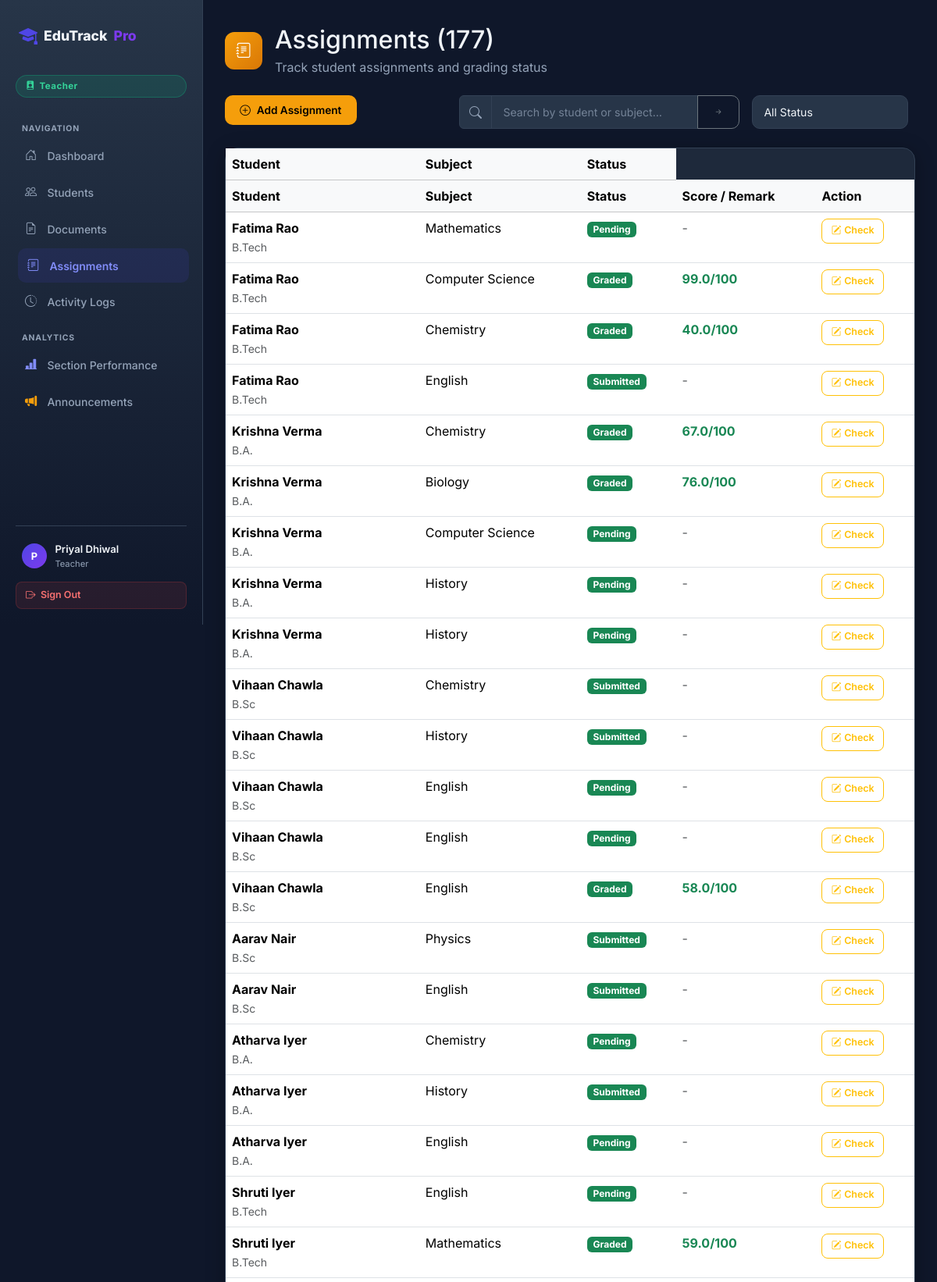
Page /assignments/ (signed in, upper part) on the committed database.
### students/models.py (models this page shows, shortened)
class UserProfile(models.Model):
    user = models.OneToOneField(User, on_delete=models.CASCADE, related_name='profile')
    role = models.CharField(max_length=20, choices=ROLE_CHOICES, default=ROLE_STUDENT)

class Assignment(models.Model):
    STATUS_CHOICES = [
        ('PENDING',   'Pending'),
        ('SUBMITTED', 'Submitted'),
        ('WRONG',     'Wrong'),
        ('COMPLETE',  'Complete'),
    ]
    assign_id = models.AutoField(primary_key=True)
    student   = models.ForeignKey(Student, on_delete=models.CASCADE, related_name='assignments')
    teacher   = models.ForeignKey(Teacher, on_delete=models.SET_NULL, null=True, blank=True, related_name='assigned_tasks')
    subject   = models.CharField(max_length=100)
    file_link = models.URLField(max_length=500, blank=True, null=True)
    status    = models.CharField(max_length=20, choices=STATUS_CHOICES, default='PENDING')
    score     = models.FloatField(null=True, blank=True)
    remark    = models.TextField(blank=True, null=True)
    submission_file = models.FileField(upload_to='assignment_submissions/', null=True, blank=True)
    created_at = models.DateTimeField(auto_now_add=True, null=True)

class Student(models.Model):
    GENDER_CHOICES = [
        ('M', 'Male'),
        ('F', 'Female'),
        ('O', 'Other'),
    ]
    PAYMENT_METHOD_CHOICES = [
        ('cash',   'Cash'),
        ('check',  'Check'),
        ('online', 'Online'),
        ('',       'Pending'),
    ]
    admission_number = models.CharField(max_length=20, unique=True, null=True, blank=True)
    admission_date   = models.DateField(null=True, blank=True)
    name       = models.CharField(max_length=200)
    age        = models.IntegerField()
    email      = models.EmailField()
    phone      = models.CharField(max_length=15, blank=True, null=True)
    gender     = models.CharField(max_length=1, choices=GENDER_CHOICES, default='M')
    address    = models.TextField(blank=True, null=True)
    class_name = models.CharField(max_length=50, choices=CLASS_CHOICES, blank=True, null=True)
    section    = models.ForeignKey(Section, on_delete=models.SET_NULL, null=True, blank=True, related_name='students')
    fees_paid  = models.BooleanField(default=False)
    payment_method = models.CharField(max_length=10, choices=PAYMENT_METHOD_CHOICES, blank=True, default='')
    course     = models.CharField(max_length=200)
    attendance = models.FloatField()
    marks      = models.FloatField()
    created_at = models.DateTimeField(auto_now_add=True, null=True)
    profile_picture = models.ImageField(upload_to='student_profiles/', null=True, blank=True)
    resume          = models.FileField(upload_to='student_resumes/', null=True, blank=True)
    user = models.OneToOneField(User, on_delete=models.SET_NULL, null=True, blank=True, related_name='student_profile')

### students/views.py (the view)
# urls.py: path('assignments/',     views.assignments_list, name='assignments_list'),
@login_required(login_url='/login/')
def assignments_list(request):
    qs = Assignment.objects.select_related('student').all()
    total_count = qs.count()
    q      = request.GET.get('q',      '').strip()
    status = request.GET.get('status', '').strip()
    sort   = request.GET.get('sort',   '-assign_id').strip()
    if q:      qs = qs.filter(Q(student__name__icontains=q) | Q(subject__icontains=q))
    if status: qs = qs.filter(status=status)
    allowed_sorts = {'student__name','-student__name','subject','-subject','status','score','-score','assign_id'}
    if sort not in allowed_sorts: sort = '-assign_id'
    qs = qs.order_by(sort)
    return render(request, 'students/assignments_list.html', {
        'assignments': qs, 'total_count': total_count,
        'shown_count': qs.count(), 'statuses': Assignment.STATUS_CHOICES,
    })

### students/context_processors.py (called while the page is built)
def user_role(request):
    role = None
    is_principal = False
    if request.user.is_authenticated:
        if request.user.is_superuser:
            role = 'principal'
            is_principal = True
        else:
            try:
                role = request.user.profile.role
                is_principal = (role == 'principal')
            except Exception:
                role = 'student'
    return {
        'user_role': role,
        'is_principal': is_principal,
    }

### students/templates/students/assignments_list.html (shortened to what this page needs)
{% extends "students/base_auth.html" %}
{% block content %}
<div class="d-flex align-items-center gap-3 mb-4">
  <div style="width:48px;height:48px;border-radius:12px;background:linear-gradient(135deg,#f59e0b,#d97706);display:flex;align-items:center;justify-content:center;">
    <i class="bi bi-journal-text" style="color:#fff;font-size:1.2rem;"></i>
  </div>
  <div>
<h2 class="mb-1">Assignments ({{ total_count }}{% if shown_count != total_count %} → {{ shown_count }}{% endif %})</h2>
    <p class="mb-0" style="color:var(--muted);">Track student assignments and grading status</p>
  </div>
</div>
<div class="row g-3 mb-4">
  <div class="col-md-4">
    <a href="{% url 'add_assignment' %}" class="btn btn-warning">
      <i class="bi bi-plus-circle me-2"></i>Add Assignment
    </a>
  </div>
  <div class="col-md-5">
    <form method="GET" class="search-form">
      <div class="input-group">
        <span class="input-group-text"><i class="bi bi-search"></i></span>
        <input type="text" class="form-control" name="q" value="{{ request.GET.q }}" placeholder="Search by student or subject…">
        <button class="btn btn-outline-secondary" type="submit"><i class="bi bi-arrow-right-short"></i></button>
      </div>
    </form>
  </div>
  <div class="col-md-3">
    <select class="form-select" name="status" onchange="this.form.submit()" style="max-width:200px;">
      <option value="">All Status</option>
    </select>
  </div>
</div>
<div class="card">
  <div class="table-responsive">
    <table class="table table-hover mb-0">
      <thead class="table-light">
        <tr>
          <th>Student</th>
          <th>Subject</th>
          <th>Status</th>
        <tr>
          <th>Student</th>
          <th>Subject</th>
          <th>Status</th>
          <th>Score / Remark</th>
          <th>Action</th>
        </tr>
      </thead>
      <tbody>
        {% for assign in assignments %}
        <tr>
          <td>
            <strong>{{ assign.student.name }}</strong><br>
            <small class="text-muted">{{ assign.student.course }}</small>
          </td>
          <td>{{ assign.subject }}</td>
          <td>
            {% if assign.status == 'PENDING' %}
              <span class="badge bg-warning text-dark">{{ assign.status }}</span>
            {% elif assign.status == 'SUBMITTED' %}
              <span class="badge bg-info">{{ assign.status }}</span>
            {% elif assign.status == 'WRONG' %}
              <span class="badge bg-danger">{{ assign.status }}</span>
            {% else %}
              <span class="badge bg-success">{{ assign.status }}</span>
            {% endif %}
          </td>
          <td>
            {% if assign.score %}
              <strong class="text-success">{{ assign.score }}/100</strong>
            {% endif %}
            {% if assign.remark %}
              <div class="small text-muted italic">"{{ assign.remark }}"</div>
            {% elif not assign.score %}
              <span class="text-muted">-</span>
            {% endif %}
          </td>
          <td>
            <div class="d-flex gap-2">
              <a href="{% url 'update_assignment' assign.assign_id %}" class="btn btn-sm btn-outline-warning">
                <i class="bi bi-pencil-square me-1"></i>Check
              </a>
            </div>
          </td>
        </tr>
        {% endfor %}
      </tbody>
    </table>
  </div>
</div>
{% endblock %}

### students/templates/students/base_auth.html (shortened to what this page needs)
<!DOCTYPE html>
<html lang="en">
<head>
  <link href="https://cdn.jsdelivr.net/npm/bootstrap@5.3.3/dist/css/bootstrap.min.css" rel="stylesheet" />
  <link href="https://cdn.jsdelivr.net/npm/bootstrap-icons@1.11.3/font/bootstrap-icons.css" rel="stylesheet" />
</head>
<body>
<div class="sidebar" id="sidebarEl">
  <div class="sidebar-inner">
    <a class="sidebar-brand" href="{% url 'landing' %}">
      <i class="bi bi-mortarboard-fill"></i>
      EduTrack<span class="dot">Pro</span>
    </a>
    {% if request.user.is_authenticated %}
      <span class="role-badge
        {% if user_role == 'principal' %}rb-principal
        {% elif user_role == 'teacher' %}rb-teacher
        {% elif user_role == 'staff'   %}rb-staff
        {% else %}rb-student{% endif %}">
        <i class="bi
          {% if user_role == 'principal' %}bi-award-fill
          {% elif user_role == 'teacher' %}bi-person-badge-fill
          {% elif user_role == 'staff'   %}bi-person-gear
          {% else %}bi-mortarboard-fill{% endif %}"></i>
        {{ user_role|title|default:'Student' }}
      </span>
    {% endif %}
    <nav class="sidebar-nav">
      <div class="nav-section-label">Navigation</div>
      <a href="{% url 'dashboard' %}" class="{% if request.resolver_match.url_name == 'dashboard' %}active{% endif %}">
        <i class="bi bi-house-door"></i> Dashboard
      </a>
      {% if user_role != 'student' %}
      <a href="{% url 'students_list' %}" class="{% if request.resolver_match.url_name == 'students_list' %}active{% endif %}">
        <i class="bi bi-people"></i> Students
      </a>
      <a href="{% url 'documents_list' %}" class="{% if request.resolver_match.url_name == 'documents_list' %}active{% endif %}">
        <i class="bi bi-file-earmark-text"></i> Documents
      </a>
      <a href="{% url 'assignments_list' %}" class="{% if request.resolver_match.url_name == 'assignments_list' %}active{% endif %}">
        <i class="bi bi-journal-text"></i> Assignments
      </a>
      <a href="{% url 'logs_list' %}" class="{% if request.resolver_match.url_name == 'logs_list' %}active{% endif %}">
        <i class="bi bi-clock-history"></i> Activity Logs
      </a>
      {% endif %}
      {% if user_role == 'teacher' or user_role == 'principal' %}
      <div class="nav-section-label" style="margin-top:1rem;">Analytics</div>
      <a href="{% url 'section_performance' %}" class="{% if request.resolver_match.url_name == 'section_performance' %}active{% endif %}">
        <i class="bi bi-bar-chart-line-fill" style="color:#818cf8;"></i> Section Performance
      </a>
      <a href="{% url 'announcement_list' %}" class="{% if request.resolver_match.url_name == 'announcement_list' %}active{% endif %}">
        <i class="bi bi-megaphone-fill" style="color:#f59e0b;"></i> Announcements
      </a>
      {% endif %}
    </nav>
    {% if request.user.is_authenticated %}
    <div class="sidebar-user">
      <div class="user-tile">
        <div class="user-avatar">{{ request.user.username|first|upper }}</div>
        <div style="min-width:0;flex:1;">
          <div class="user-name">{{ request.user.username }}</div>
          <div class="user-role">{{ user_role|title|default:'User' }}</div>
        </div>
      </div>
      <a href="{% url 'logout' %}" class="btn-logout" id="sidebar-logout-btn">
        <i class="bi bi-box-arrow-right"></i> Sign Out
      </a>
    </div>
    {% endif %}
  </div>
</div>
<div class="main-wrap">
  {% block content %}{% endblock %}
</div>
</body>
</html>

### students/templates/students/base_auth.html (style rules this page uses)
:root { --primary: #4f46e5; --primary-dk: #3730a3; --accent: #7c3aed; --bg: #0f172a; --surface: #1e293b; --surface2: #273548; --border: #334155; --text: #f1f5f9; --muted: #94a3b8; --success: #10b981; --danger: #ef4444; --warning: #f59e0b; --info: #3b82f6; --gold: #f59e0b; }
* { box-sizing: border-box; margin: 0; padding: 0; }
body { font-family: 'Inter', sans-serif; background: var(--bg); color: var(--text); min-height: 100vh; }
.sidebar { position: fixed; left: 0; top: 0; height: 100vh; width: 260px; background: linear-gradient(180deg, var(--surface2) 0%, var(--bg) 100%); border-right: 1px solid var(--border); z-index: 1030; transition: transform 0.3s ease; display: flex; flex-direction: column; overflow: hidden; }
.sidebar-inner { padding: 1.25rem; height: 100%; overflow-y: auto; display: flex; flex-direction: column; }
.sidebar-brand { display: flex; align-items: center; gap: 0.5rem; font-weight: 800; font-size: 1.1rem; color: var(--text); text-decoration: none; margin-bottom: 1.5rem; padding: 0.5rem 0.25rem; }
.sidebar-brand i { color: var(--primary); font-size: 1.5rem; }
.sidebar-brand .dot { color: var(--accent); }
.role-badge { display: inline-flex; align-items: center; gap: 0.35rem; padding: 0.3rem 0.75rem; border-radius: 999px; font-size: 0.72rem; font-weight: 700; margin-bottom: 1.25rem; letter-spacing: 0.04em; }
.rb-teacher { background:rgba(16,185,129,0.15); color:#34d399; border:1px solid rgba(16,185,129,0.3); }
.nav-section-label { font-size: 0.65rem; font-weight: 700; color: var(--muted); text-transform: uppercase; letter-spacing: 0.08em; padding: 0 0.5rem; margin: 0.75rem 0 0.35rem; }
.sidebar-nav { flex: 1; }
.sidebar-nav a { display: flex; align-items: center; gap: 0.65rem; padding: 0.65rem 0.75rem; color: var(--muted); text-decoration: none; border-radius: 10px; margin-bottom: 0.2rem; font-size: 0.875rem; font-weight: 500; transition: all 0.2s; }
.sidebar-nav a:hover, .sidebar-nav a.active { background: rgba(79,70,229,0.12); color: var(--text); transform: translateX(3px); }
.sidebar-nav a.active { color: #818cf8; font-weight: 600; }
.sidebar-nav a i { width: 18px; font-size: 0.95rem; flex-shrink: 0; }
.sidebar-user { border-top: 1px solid var(--border); padding-top: 0.75rem; margin-top: 0.75rem; }
.user-tile { display: flex; align-items: center; gap: 0.65rem; padding: 0.5rem 0.5rem; border-radius: 10px; }
.user-avatar { width: 32px; height: 32px; border-radius: 50%; background: linear-gradient(135deg, var(--primary), var(--accent)); display: flex; align-items: center; justify-content: center; font-size: 0.8rem; font-weight: 700; color: #fff; flex-shrink: 0; }
.user-name { font-size: 0.82rem; font-weight: 600; white-space: nowrap; overflow: hidden; text-overflow: ellipsis; }
.user-role { font-size: 0.7rem; color: var(--muted); }
.btn-logout { display: flex; align-items: center; gap: 0.4rem; padding: 0.45rem 0.75rem; border-radius: 8px; background: rgba(239,68,68,0.1); border: 1px solid rgba(239,68,68,0.2); color: #f87171; font-size: 0.78rem; font-weight: 600; text-decoration: none; margin-top: 0.4rem; transition: all 0.2s; width: 100%; }
.main-wrap { margin-left: 260px; padding: 2rem 1.75rem; min-height: 100vh; transition: margin-left 0.3s; }
.card { background: var(--surface); border: 1px solid var(--border); border-radius: 16px; box-shadow: 0 4px 24px rgba(0,0,0,.3); }
.form-control, .form-select { background: var(--surface2); border: 1px solid var(--border); color: var(--text); border-radius: 10px; padding: .6rem .9rem; font-size: .88rem; transition: border-color .2s, box-shadow .2s; font-family: 'Inter', sans-serif; }
.form-control::placeholder { color: var(--muted); opacity: .7; }
.form-select option { background: var(--surface2); color: var(--text); }
.btn { font-weight: 600; font-size: .85rem; border-radius: 10px; padding: .55rem 1.2rem; transition: transform .15s, box-shadow .15s; font-family: 'Inter', sans-serif; }
.btn-warning { background: var(--warning); border: none; color: #000; }
.btn-sm { padding: .35rem .7rem; font-size: .78rem; border-radius: 8px; }
.input-group-text { background: var(--surface2); border-color: var(--border); color: var(--muted); }

### rows in the picture
UserProfile: role "Teacher"
Assignment: student.name "Fatima Rao", student.course "B.Tech", subject "Mathematics", status "Pending"
Assignment: student.name "Fatima Rao", student.course "B.Tech", subject "Computer Science", status "Graded", score "99.0"
Assignment: student.name "Fatima Rao", student.course "B.Tech", subject "Chemistry", status "Graded", score "40.0"
Assignment: student.name "Fatima Rao", student.course "B.Tech", subject "English", status "Submitted"
Assignment: student.name "Krishna Verma", student.course "B.A.", subject "Chemistry", status "Graded", score "67.0"
Assignment: student.name "Krishna Verma", student.course "B.A.", subject "Biology", status "Graded", score "76.0"
Assignment: student.name "Krishna Verma", student.course "B.A.", subject "Computer Science", status "Pending"
Assignment: student.name "Krishna Verma", student.course "B.A.", subject "History", status "Pending"
Assignment: student.name "Krishna Verma", student.course "B.A.", subject "History", status "Pending"
Assignment: student.name "Vihaan Chawla", student.course "B.Sc", subject "Chemistry", status "Submitted"
Assignment: student.name "Vihaan Chawla", student.course "B.Sc", subject "History", status "Submitted"
Assignment: student.name "Vihaan Chawla", student.course "B.Sc", subject "English", status "Pending"
Assignment: student.name "Vihaan Chawla", student.course "B.Sc", subject "English", status "Pending"
Assignment: student.name "Vihaan Chawla", student.course "B.Sc", subject "English", status "Graded", score "58.0"
Assignment: student.name "Aarav Nair", student.course "B.Sc", subject "Physics", status "Submitted"
Assignment: student.name "Aarav Nair", student.course "B.Sc", subject "English", status "Submitted"
Assignment: student.name "Atharva Iyer", student.course "B.A.", subject "Chemistry", status "Pending"
Assignment: student.name "Atharva Iyer", student.course "B.A.", subject "History", status "Submitted"
Assignment: student.name "Atharva Iyer", student.course "B.A.", subject "English", status "Pending"
Assignment: student.name "Shruti Iyer", student.course "B.Tech", subject "English", status "Pending"
Assignment: student.name "Shruti Iyer", student.course "B.Tech", subject "Mathematics", status "Graded", score "59.0"

### other values in the picture
{{ request.user.username|first|upper }} "P"
{{ request.user.username }} "Priyal Dhiwal"
{{ total_count }} "177"
